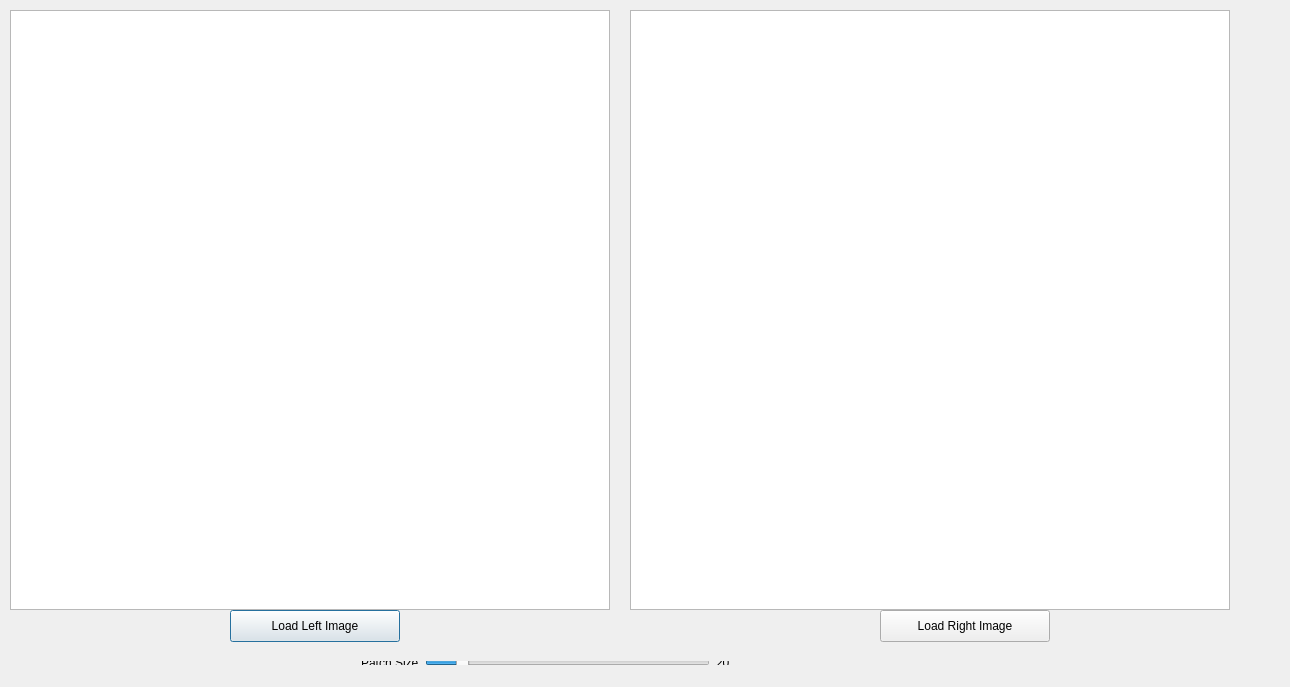
<?xml version="1.0" encoding="UTF-8"?>
<ui version="4.0">
 <class>TemplateMatchingUI</class>
 <widget class="QDialog" name="TemplateMatchingUI">
  <property name="geometry">
   <rect>
    <x>0</x>
    <y>0</y>
    <width>1290</width>
    <height>687</height>
   </rect>
  </property>
  <property name="windowTitle">
   <string>TemplateMatchingUI</string>
  </property>
  <widget class="QGraphicsView" name="graphicsViewLeftImage">
   <property name="geometry">
    <rect>
     <x>10</x>
     <y>10</y>
     <width>600</width>
     <height>600</height>
    </rect>
   </property>
  </widget>
  <widget class="QGraphicsView" name="graphicsViewRightImage">
   <property name="geometry">
    <rect>
     <x>630</x>
     <y>10</y>
     <width>600</width>
     <height>600</height>
    </rect>
   </property>
  </widget>
  <widget class="QPushButton" name="pushButtonLeftImage">
   <property name="geometry">
    <rect>
     <x>230</x>
     <y>610</y>
     <width>170</width>
     <height>32</height>
    </rect>
   </property>
   <property name="text">
    <string>Load Left Image</string>
   </property>
  </widget>
  <widget class="QPushButton" name="pushButtonRightImage">
   <property name="geometry">
    <rect>
     <x>880</x>
     <y>610</y>
     <width>170</width>
     <height>32</height>
    </rect>
   </property>
   <property name="text">
    <string>Load Right Image</string>
   </property>
  </widget>
  <widget class="QWidget" name="layoutWidget">
   <property name="geometry">
    <rect>
     <x>350</x>
     <y>650</y>
     <width>391</width>
     <height>26</height>
    </rect>
   </property>
   <layout class="QHBoxLayout" name="horizontalLayout_2">
    <item>
     <widget class="QLabel" name="labelPatchSizeText">
      <property name="text">
       <string>Patch Size</string>
      </property>
     </widget>
    </item>
    <item>
     <layout class="QHBoxLayout" name="horizontalLayout">
      <item>
       <widget class="QSlider" name="horizontalSliderPatchSize">
        <property name="minimum">
         <number>10</number>
        </property>
        <property name="value">
         <number>20</number>
        </property>
        <property name="orientation">
         <enum>Qt::Horizontal</enum>
        </property>
       </widget>
      </item>
      <item>
       <widget class="QLabel" name="labelPatchSize">
        <property name="text">
         <string>20</string>
        </property>
       </widget>
      </item>
     </layout>
    </item>
   </layout>
  </widget>
  <zorder>layoutWidget</zorder>
  <zorder>graphicsViewLeftImage</zorder>
  <zorder>graphicsViewRightImage</zorder>
  <zorder>pushButtonLeftImage</zorder>
  <zorder>pushButtonRightImage</zorder>
 </widget>
 <layoutdefault spacing="6" margin="11"/>
 <resources/>
 <connections/>
</ui>
